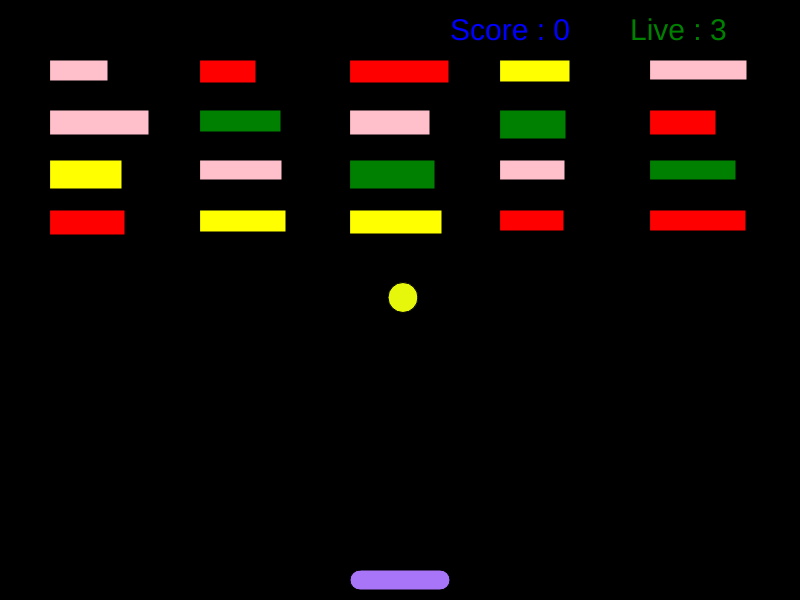
Frame 1 (no input)
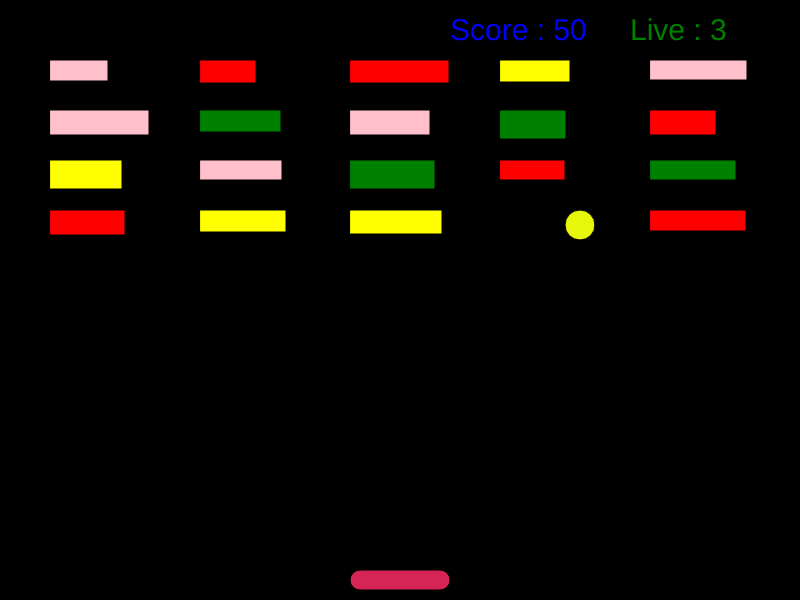
Frame 60 (no input)
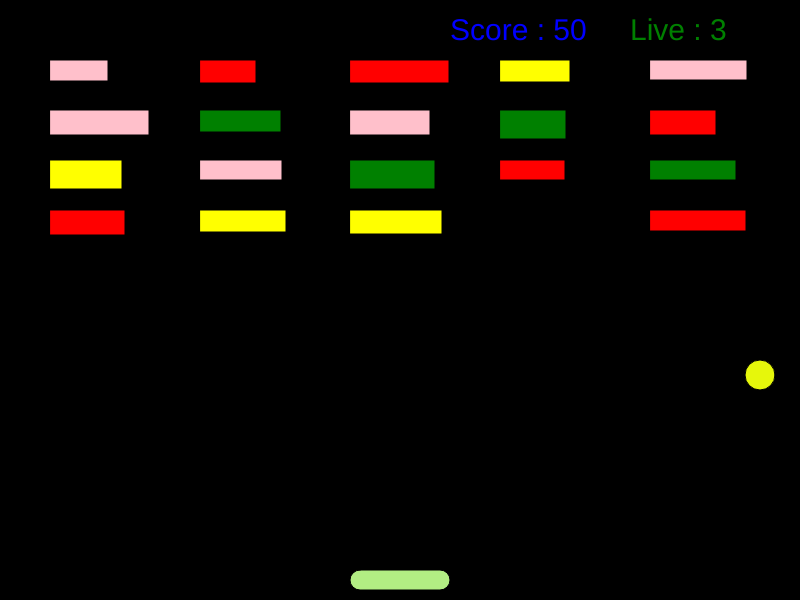
Frame 120 (the mouse pressed at the canvas centre since frame 60)

The p5.js sketch that drew these frames (run headless with seeded random() and noise() and a simulated clock; from frame 60 on, the mouse is pressed at the canvas centre):

// p5.js sketch
// ── sketch.js
// ******** All Global Variable goes here *************

const [RIGHT, LEFT] = [1, -1];
const height_pad = 20;
const width_pad = 100;
let ball_diameter = 30;
const startPosBallX = 800 / 2;
const startPosBallY = 600 - 25;
const col = ["#E22D2D", "#FAA300", "#9BC53D"];
const clr = ["green", "yellow", "red", "pink", "violet"];
let liveClr = ["violet", "Red", "yellow", "green", "blue"];


let pad; // for paddle
let ball; // for ball
let briks = []; // for storing the instance of briks
let direction = "";
let score = 0,
  live = 4;
let possx = 450,
  possy = 40;
let outloop = 20;
let win = 0;




// added score and live functionality.
// show scores and live
function show_score() {
    fill("Blue");
    textSize(30);
    text("Score : " + score, possx, possy);
    fill(liveClr[live - 1]);
    text("Live : " + (live - 1), possx + 180, possy);
  }
  
  // calculate score
  function calculate_score(increaseValue) {
    score += increaseValue;
    show_score();
  }
  
  // decrease life
  // function decrease life
  function decrease_life() {
    live--;
    show_score();
    if (live == 0) {
      // stop the game here only.
      noLoop();
      alert("You Win the Game!");
    }
  }
  
  // will create random color in rgb.
  function random_color() {
    color = `rgb(${parseInt(Math.random() * 254) + 1}, ${
      parseInt(Math.random() * 254) + 1
    }, ${parseInt(Math.random() * 254) + 1})`;
    return color;
  }
  
  // will create random number beetween 2 given number.
  function random_num(x, y) {
    let number = parseInt(x + Math.random() * (y - x));
    return number;
  }





// ********* creating classes for all the objects that this game has one by one :*******


// Defining Pad class
class Pad {
    constructor(posX, posY) {
      this.l = width_pad;
      this.h = height_pad;
      this.y = posY;
      this.x = posX - width_pad / 2;
      this.speed = 5.5;
    }
  
    show() {
      if (this.x <= 0) {
        this.x = 0;
      }
  
      if (this.x + this.l >= width) {
        this.x = width - this.l;
      }
  
      fill(random_color());
      rect(this.x, this.y, this.l, this.h, 10);
    }
  
    move(dir) {
      this.x += dir * this.speed;
    }
  }






// ******* Defining ball class ******

class Ball {
    constructor(posX, posY, diameter, status) {
      this.pos = createVector(posX, posY);
      this.d = diameter;
      this.r = diameter / 2;
      this.v = createVector(3, -2.5); // create random 2d vector array for incresing the speed
      this.color = random_color();
      this.go = status;
    }
  
    // it take care of ball contacting with ball contacting with pad
    update(pad) {
      if (!(pad instanceof Pad) || this.show == false) {
        return false;
      }
  
      // console.log(this.v);
      // this.v.setMag(6);
      this.pos.add(this.v);
  
      let ballX = this.pos.x,
        x = ballX;
      let ballY = this.pos.y,
        y = ballY;
      let padX = pad.x;
      let padWidth = pad.l;
      let padHeight = pad.h;
  
      if (
        ballX + 15 > padX &&
        ballX - 15 < padX + padWidth &&
        ballY < height + padHeight - 25 &&
        ballY + 15 > height - 25
      ) {
        this.v.y = -this.v.y;
        var padCenter = padX + padWidth / 2;
        var ballDistFromPadCenter = ballX - padCenter;
        this.v.x = ballDistFromPadCenter * 0.2;
        // currScore += 1;
      }
  
      if (x - this.r <= 0 || x + this.r >= width) {
        this.v.x *= -1;
      }
      if (y - this.r <= 0) {
        this.v.y *= -1;
      }
  
      if (this.pos.y + this.r >= height) {
        if (--live <= 1) {
          this.show = false;
          // this.v.setMag(6);
        }
        this.v.y *= -1;
        // this.pos = createVector(startPosBallX, startPosBall)
      }
  
      if (this.pos.y + this.r >= pad.y && x >= pad.x && x <= pad.x + pad.l) {
        this.v.y *= -1;
      }
    }
  
    show() {
      fill(this.color);
      circle(this.pos.x, this.pos.y, this.d);
    }
  }

// ****** class for brick *******

class Brik {
  constructor(x, y) {
    this.x = x;
    this.y = y;
    this.h = random_num(20, 30);
    this.l = random_num(50, 100);
    this.state = random_num(1, 5); // this will show that when pad will go out
    this.color = clr[this.state - 1];
  }

  show() {
    if (this.state >= 0) {
      fill(this.color);
      rect(this.x, this.y, this.l, this.h);
    }
  }

  updateState() {
    this.state--;
    if (this.state >= 1) this.color = clr[this.state - 1];
    return this.state < 0;
  }
}
  




  // startGame takes 1 parameter g; if g is true, the ball moves; if g is false ball stay still.

function startGame(g) {
    briks = [];
    // pad = new Pad(width / 2, height - 60);
    pad = new Pad(width / 2, height - 30);
    ball = new Ball(width / 2, height / 2, ball_diameter, g);
  
    let space1 = (width - 500) / 6;
    let space2 = (width - 300) / 4;
  
    for (let i = 0; i < 4; i++) {
      for (let j = 0; j < 5; j++) {
        briks.push(new Brik(j * (100 + space1) + space1, 50 * i + 60));
      }
    }
  
    // for (let j = 0; j < 3; j++) {
    //   briks.push(new Brik(j * (100 + space2) + space2, 150));
    // }
  }
  
  function keyPressed() {
    if (keyCode === LEFT_ARROW) {
      direction = "left";
    } else if (keyCode === RIGHT_ARROW) {
      direction = "right";
    }
    if (keyCode === 32) {
      startGame(true);
    }
  }
  
  function padControl() {
    // Script for smooth pad control
    if (direction === "left") {
      pad.move(LEFT);
    } else if (direction === "right") {
      pad.move(RIGHT);
    }
  
    if (!keyIsDown(LEFT_ARROW) && !keyIsDown(RIGHT_ARROW)) {
      direction = "";
    }
    
  }






// exection of game starts from here

function setup() {
    createCanvas(800, 600);
  
    startGame(false);
  }
  
  // this function run after every 10 milli second
  function draw() {
    background(0);
    show_score();
  
    // console.log(briks.length);
    for (let b = briks.length - 1; b >= 0; b--) {
      let brik = briks[b];
      if (
        ball.pos.x > brik.x &&
        ball.pos.x < brik.x + brik.l &&
        ball.pos.y + ball.r > brik.y &&
        ball.pos.y - ball.r < brik.y + brik.h
      ) {
        if (brik.state >= 0) {
          score += brik.state * 5;
          ball.v.y *= -1;
          if (brik.updateState()) {
            briks.slice(b, 1);
  
            // checking condition for player to win the game i.e all bricks gets removed
          //   console.log(briks.length);
          if (++win >= 20) {
            ball.show = false;
            fill("green");
            textSize(80);
            textAlign(CENTER, CENTER);
            msg = "You Win";
            text(msg, width / 2, height / 2);
            text("Score : " + score, width / 2, height / 2 + 100);
            // noLoop();
            // bricks = [];
            ball.show();


              
            }
          }
        }
      }
  
      brik.show();
    }
  
    // Update ball and pad
    ball.update(pad);
  
    // Checking key for controlling pad
    padControl();
  
    // Showing elements
    pad.show();
  
  
    // Checking condition to loose the game
  try {
    ball.show();
  } catch (e) {
    // alert("Your Score is " + score);
    
    fill("red");
    textSize(80);
    textAlign(CENTER, CENTER);
    msg = "You Loss";
    text(msg, width / 2, height / 2);
    text("Score : " + score, width / 2, height / 2 + 100);
    // noLoop();
    bricks = [];
    // ball.show();
    if (!outloop--) ball.show();

    
    }
  }
  
